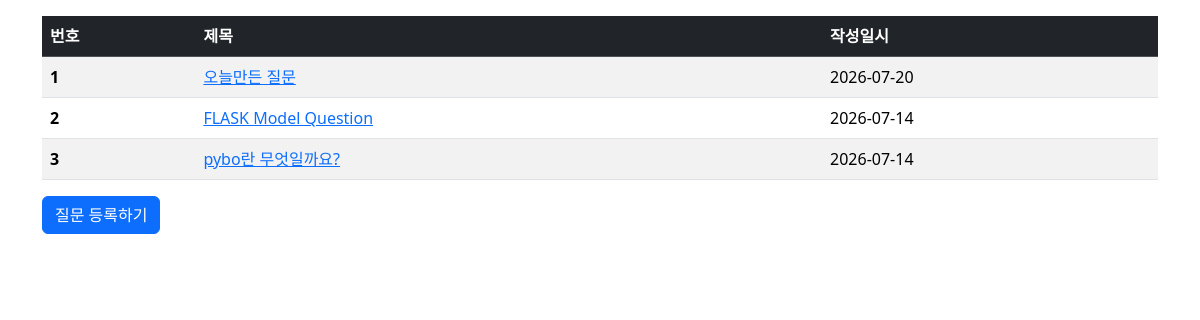
Page /question/list/ on the earlier database version.
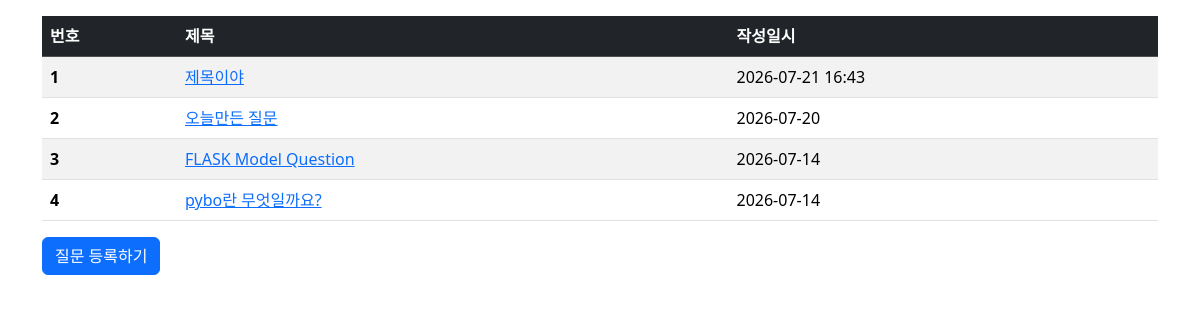
Same page on the later database version.
### pybo/models.py (models this page shows)
class Question(db.Model):
    id = db.Column(db.Integer, primary_key=True)
    subject = db.Column(db.String(200), nullable=False)
    content = db.Column(db.Text(), nullable=False)
    create_date = db.Column(db.DateTime(), nullable=False)

### pybo/views/question_views.py (the view)
@bp.route('/list/')
def _list():
    question_list = Question.query.order_by(Question.create_date.desc())
    return render_template('question/question_list.html', question_list=question_list, datetime=datetime)

### pybo/templates/question/question_list.html
{% extends 'base.html' %}
{% block content %}
<div class="container my-3">
    <table class="table table-striped">
        <thead>
            <tr class="table-dark">
                <th scope="col">번호</th>
                <th scope="col">제목</th>
                <th scope="col">작성일시</th>
            </tr>
        </thead>
        <tbody>
            {% if question_list %}
            {% for question in question_list %}
            <tr>
                <th scope="row">{{ loop.index }}</th>
                <td><a href="{{url_for('question.detail', question_id=question.id)}}">{{ question.subject }}</a></td>
                {% if question.create_date.date() == datetime.now().date() %}
                <td>{{ question.create_date.strftime('%Y-%m-%d %H:%M') }}</td>
                {% else %}
                <td>{{ question.create_date.date() }}</td>
                {% endif %}
            </tr>
            {% endfor %}
            {% else %}
            <tr>
                <td colspan="3">질문이 없습니다.</td>
            </tr>
           {% endif %}
        </tbody>
    </table>
    <a href="{{ url_for('question.create')}}" class="btn btn-primary">질문 등록하기</a>
</div>
{% endblock %}

### pybo/templates/base.html (shortened to what this page needs)
<!DOCTYPE html>
<html lang="ko">
<head>
    <link rel="stylesheet" href="https://cdn.jsdelivr.net/npm/bootstrap@5.3.8/dist/css/bootstrap.min.css">
</head>
<body>
    {% block content %}
    {% endblock %}
</body>
</html>

Differences in the rows shown:
added Question: subject "제목이야", create_date "2026-07-21 16:43"
